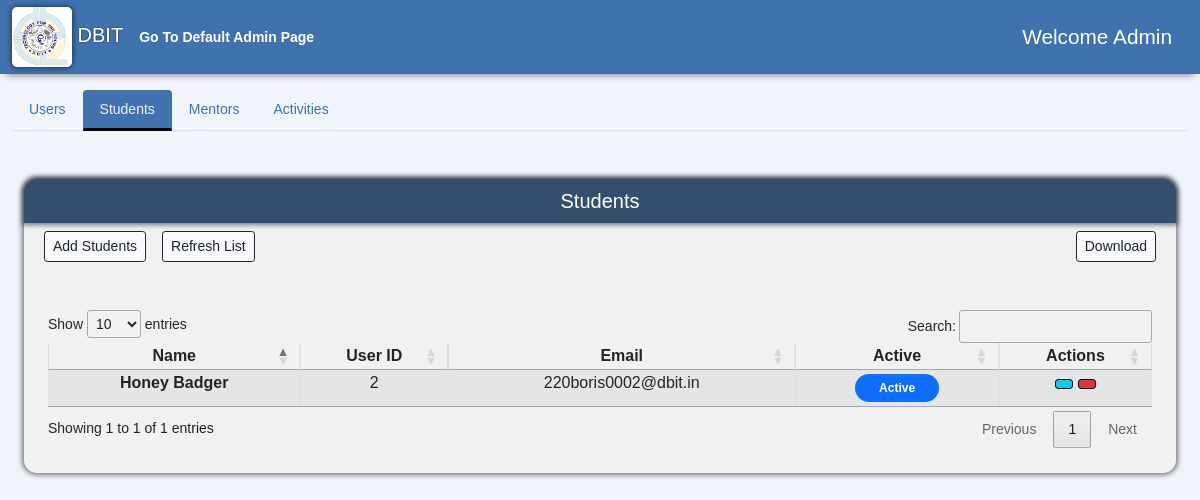
Page /AdminPage/student (signed in) on the earlier database version.
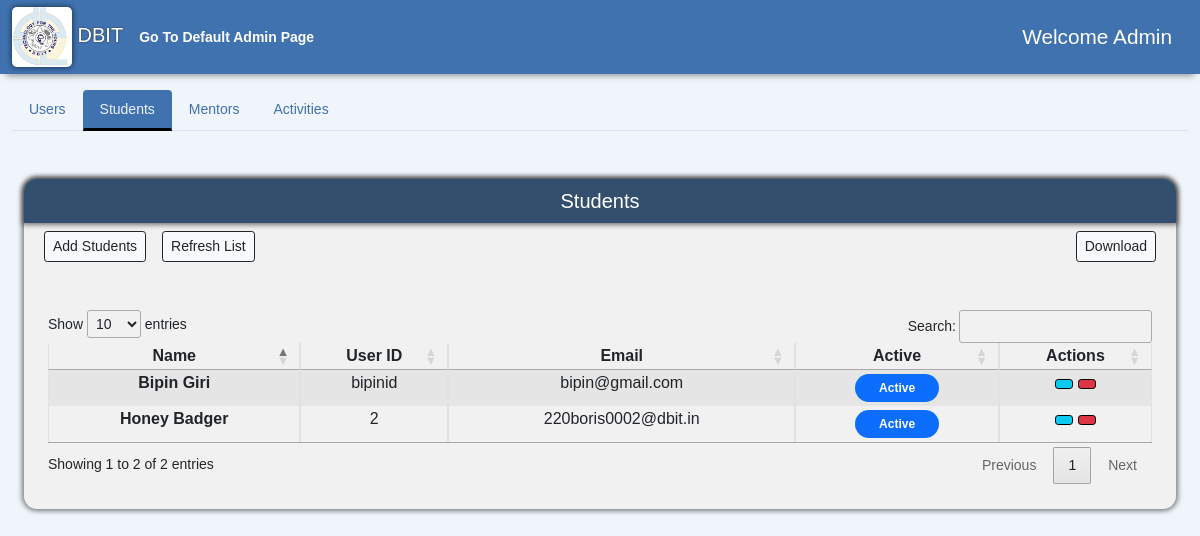
Same page on the later database version.
### accounts/models.py (models this page shows, shortened)
class User(AbstractUser):
    usr_id = models.CharField(max_length=50, unique=True)
    username = None
    email = models.EmailField(max_length=255, unique=True)
    created_on = models.DateTimeField(auto_now_add=True)
    is_active = models.BooleanField(default=True)
    is_staff = models.BooleanField(default=False)
    is_superuser = models.BooleanField(default=False)
    first_name = models.CharField(max_length=50, null=True)
    last_name = models.CharField(max_length=50, null=True)
    middle_name = models.CharField(max_length=50, null=True)
    phone = models.CharField(max_length=10, null=True, blank=True)
    profile_img = models.ImageField(
        default='logo.png', null=True, blank=True, upload_to='images/')
    USERNAME_FIELD = 'email'
    REQUIRED_FIELDS = ['usr_id', ]
    objects = CustomUserManager()

### AdminPage/views.py (the view)
# urls.py: path('student', views.Adminstudent, name= 'admin-student'),
@login_required(login_url='Login')
def Adminstudent(request):
    if request.user.is_superuser:
        students = User.objects.filter(is_staff=False)
        context = {'users': students}
        return render(request,'AdminPage/admin-student.html',context)
    else:
        return HttpResponse("You are not authorized to view this page")

### Announcement/notification_processors.py (called while the page is built)
def announcements(request):
    allnotifications= Announcement.objects.all()
    return {'notifications':allnotifications}

def announcement_receiver(request):
    allreceivers= AnnouncementReceiver.objects.all()
    return {'receivers':allreceivers}

### AdminPage/templates/AdminPage/admin-student.html (shortened to what this page needs)
{% extends "admin.html" %}
{% load static %}
{% block studentTabButton %}
<button class="nav-link active" id="nav-students-tab" data-bs-toggle="tab" data-bs-target="#nav-students" type="button" role="tab" aria-controls="nav-students-tab" aria-selected="true">
  Students
</button>
{% endblock %}
{% block studentTabContent %}
<div class="tab-pane fade active show " id="nav-students" role="tabpanel" aria-labelledby="nav-students-tab">
  <div class="container-fluid mb-5">
    <div class="sidebar flex-shrink-0 dashboard-navigation">
      <div class="sidebar-heading d-flex align-items-center justify-content-center">
        <h5>Students</h5>
      </div>
      <div class="container-fluid" style="overflow-x: auto;">
        <div class="d-flex bd-highlight mb-3">
          <div class="p-2 bd-highlight">
            <button type="button" onclick="window.location.href = '{% url 'register'  %}';" class="btn btn-light ms-auto btn-sm btn-outline-dark" d>
              Add Students
            </button>
          </div>
          <div class="p-2 bd-highlight">
            <button type="button" onClick="window.location.reload()" class="btn btn-light  btn-sm btn-outline-dark" type="button">
              Refresh List
            </button>
          </div>
          <div class="ms-auto p-2 bd-highlight">
            <button type="button" onclick="alert('Logic to download csv');" class="btn btn-light meetings-btn ms-auto btn-sm btn-outline-dark" data-bs-toggle="modal" data-bs-target="#staticBackdrop">
              Download
            </button>
          </div>
        </div>
      </div>
      <div class="table-div m-4 mt-4 mb-4">
        <table class="table table-striped table-bordered" style="widows: 100%;" id="student-table">
          <thead >
            <tr >
              <th scope="col" class="px-2 py-1 text-center">Name</th>
              <th scope="col" class="px-2 py-1 text-center">User ID</th>
              <th scope="col" class="px-2 py-1 text-center">Email</th>
              <th scope="col" class="px-2 py-1 text-center">Active</th>
              <th scope="col" class="px-2 py-1 text-center">Actions</th>
            </tr>
          </thead>
          <tbody id="myTable">
            {% for user in users %}
            <tr>
              <th scope="row" class="px-2 py-1 text-center">{{user.first_name}} {{user.last_name}}</th>
              <td class="px-2 py-1 text-center">{{user.usr_id}}</td>
              <td class="px-2 py-1 text-center">{{user.email}}</td>
              <td class="px-2 py-1 text-center">
                {% if user.is_active %}
                <span class="badge bg-primary rounded-pill px-4 py-2">Active</span> {% else %}
                <span class="badge bg-danger rounded-pill px-4 py-2">Inactive</span> {% endif %}
              </td>
              <td class="px-2 py-1 text-center">
                <button type="button" class="btn btn-info ms-auto btn-sm" style="border-color: black" onClick="window.location.href='{% url 'update-user' user.usr_id %}'">
                </button>
                <form action="{% url 'delete-user' user.id %}" class="mb-0" style="display: inline-block" method='POST'>
                    <button type="submit" class="btn btn-danger ms-auto btn-sm" style="border-color: black" onClick="return confirm('Are you sure Do you want to delete this user/account ?');">
                    </button>
                </form>
              </td>
            </tr>
            {% endfor %}
          </tbody>
        </table>
      </div>
    </div>
  </div>
</div>
{% endblock %}

Differences in the rows shown:
added User: first_name "Bipin", last_name "Giri", usr_id "bipinid", email "bipin@gmail.com", is_active "Active"
Other differences:
text written by a page script: "Show entries Search: Showing 1 to 1 of 1 entries Previous 1 Next" → "Show entries Search: Showing 1 to 2 of 2 entries Previous 1 Next"
